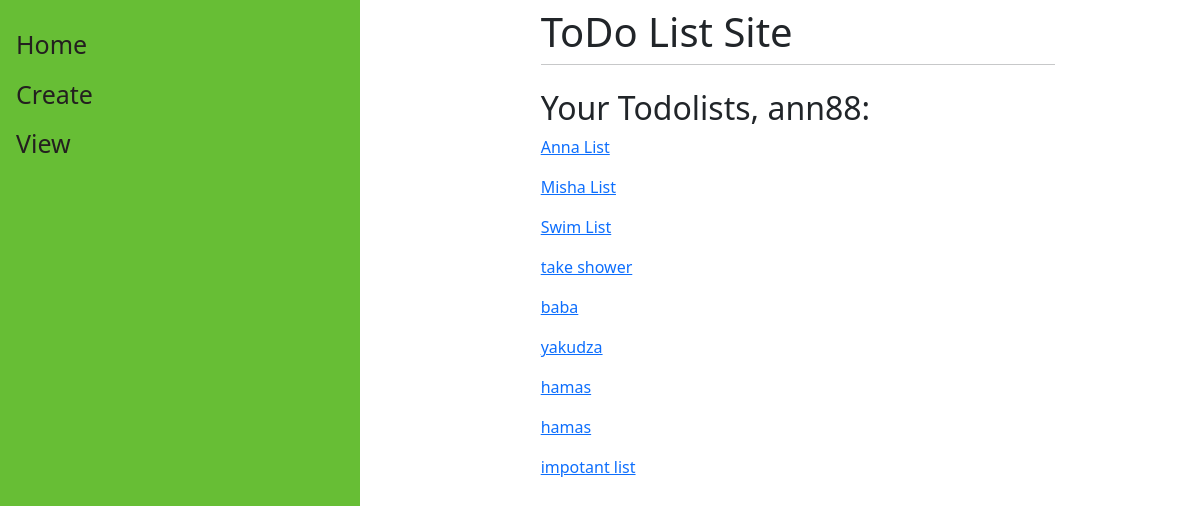
The app's page /view/ (signed in), older data.
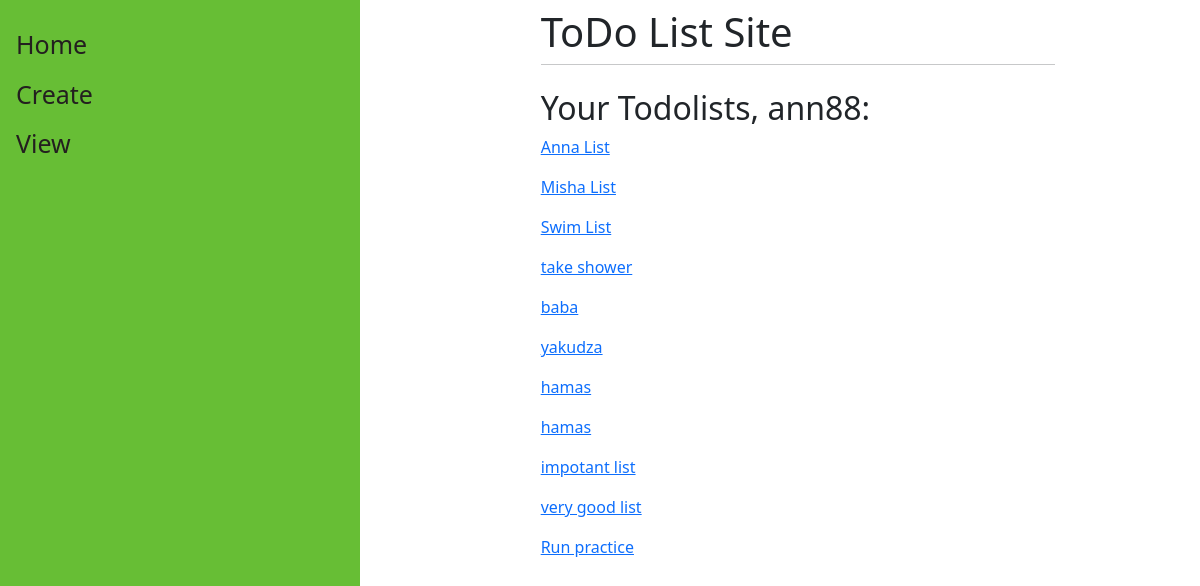
The same page, newer data.
### main/models.py (models this page shows, shortened)
class ToDoList(models.Model):
    user = models.ForeignKey(User, on_delete=models.CASCADE, default=1, related_name="todolist")
    name = models.CharField(max_length=200)

### main/views.py (the view)
# urls.py: path("view/", views.view, name ="view"),
def view(response):
    return render(response, "main/view.html", {})

### main/templates/main/view.html (shortened to what this page needs)
{% extends "main/base.html" %}
{% load crispy_forms_tags %}
{% block content %}
    <h2> Your Todolists, {{user.username}}:</h2>
    {% for td in user.todolist.all %}
        <p><a href ="/{{td.id}}">{{td.name}}</a></p>
    {% endfor%}
{% endblock %}

Row changes from the older to the newer data that the page shows:
added ToDoList: name "very good list"
added ToDoList: name "Run practice"
